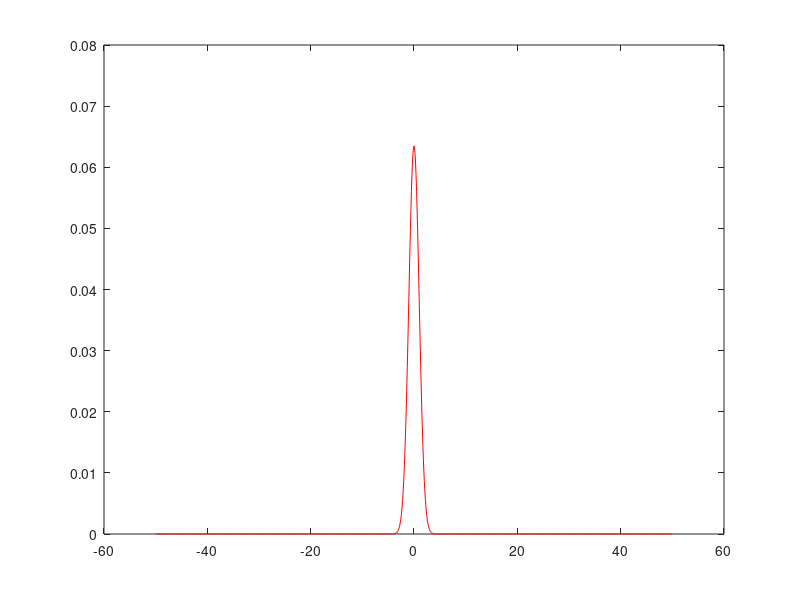

Recreate this plot in MATLAB. (Note: this script raises an error after producing the figure.)


x = [-50:.1:50];

%%% CSS model


% the parameters of the CSS model are [R C S G N] where
%   R is the row index of the center of the 2D Gaussian
%   C is the column index of the center of the 2D Gaussian
%   S is the standard deviation of the 2D Gaussian
%   G is a gain parameter
%   N is the exponent of the power-law nonlinearity

%modelfun = @(pp,dd) pp(4)*((dd*vflatten(makegaussian2d(stimSize,pp(1),pp(2),pp(3),pp(3),xx,yy,0,0)/(2*pi*pp(3)^2))).^pp(5));


%sigmas = [1]; exps = [.2 1]; gain = 1; 

% l1norm is used to make the sum of the gaussian == 1

%for s = 1:length(sigmas), sigma = sigmas(s)
   % for e = 1:length(exps), exp = exps(e)
   
   
sigma = 1; gain = 1;

% line 1 - nonCSS model
exp = 1;
l1norm = (2*pi*sigma^2);
prf = gain*((normpdf(x,0,sigma)/l1norm).^exp);
sz = sigma*sqrt(exp);
plot(x,prf,'r'); hold on; 
vline(-sz,'r:'); vline(sz,'r:',num2str(sz));

% line 2 - css model
exp = .2;
l1norm = (2*pi*sigma^2);
prf = gain*((normpdf(x,0,sigma)/l1norm).^exp);
sz = sigma*sqrt(exp);
plot(x,prf,'g'); hold on; 
vline(-sz,'g:'); vline(sz,'g:',num2str(sz));

% line 3 - inserting css size as sigma (like i maybe did incorrectly in the
% optimRec simulation)
exp = .2; sigma = sigma/sqrt(exp);
l1norm = (2*pi*sigma^2);
prf = gain*((normpdf(x,0,sigma)/l1norm).^exp);
sz = sigma*sqrt(exp);
plot(x,prf,'b'); hold on; 
vline(-sz,'b:'); vline(sz,'b:',num2str(sz));
    %end
%end

%%% this is what i used for the optimRec simulation...
[XX,YY]=meshgrid(-50:50);
cov= PRF(XX,YY,0,0,fits(c).vox(v).size*sim.ppd);
